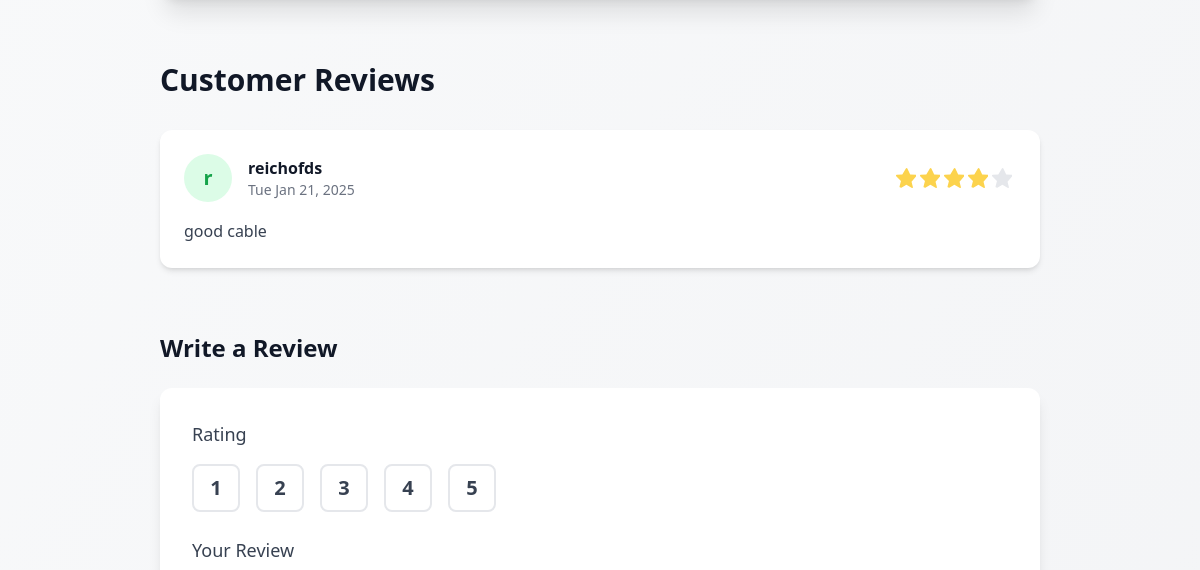
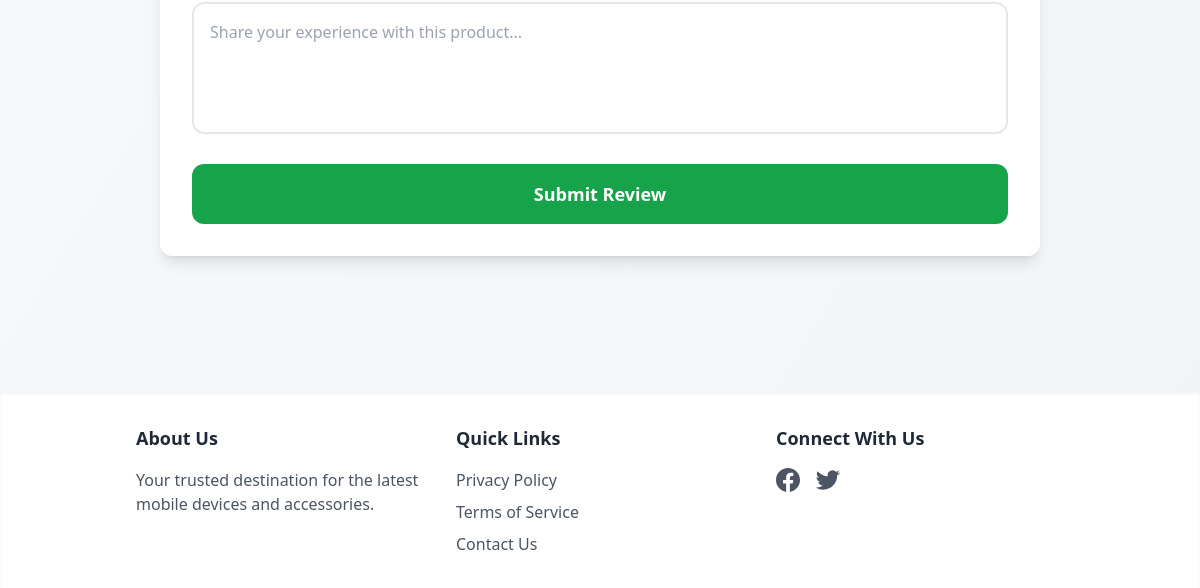
The page /accessories/cable/ (signed in, lower part) on the database as committed earlier (2 pictures, top to bottom).
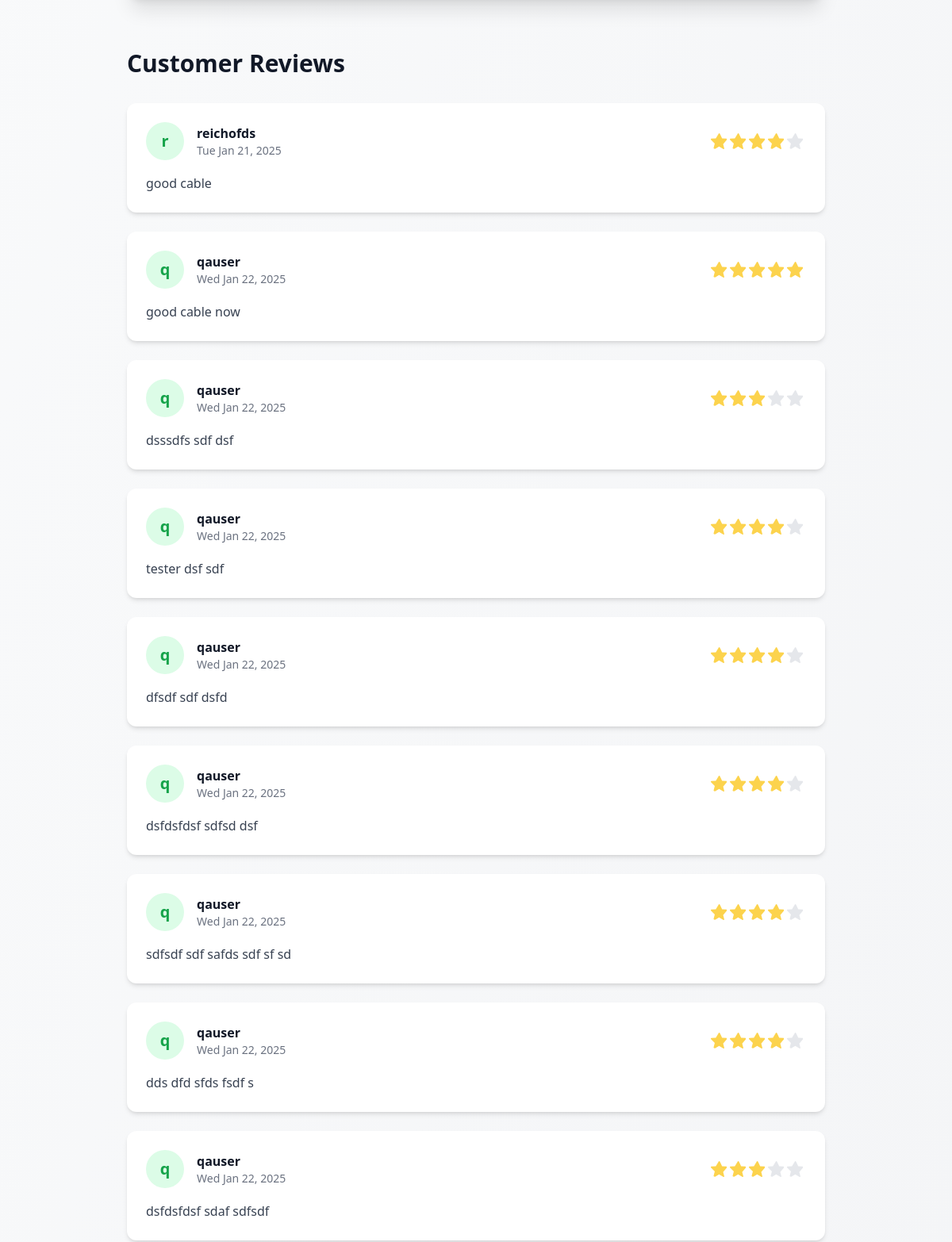
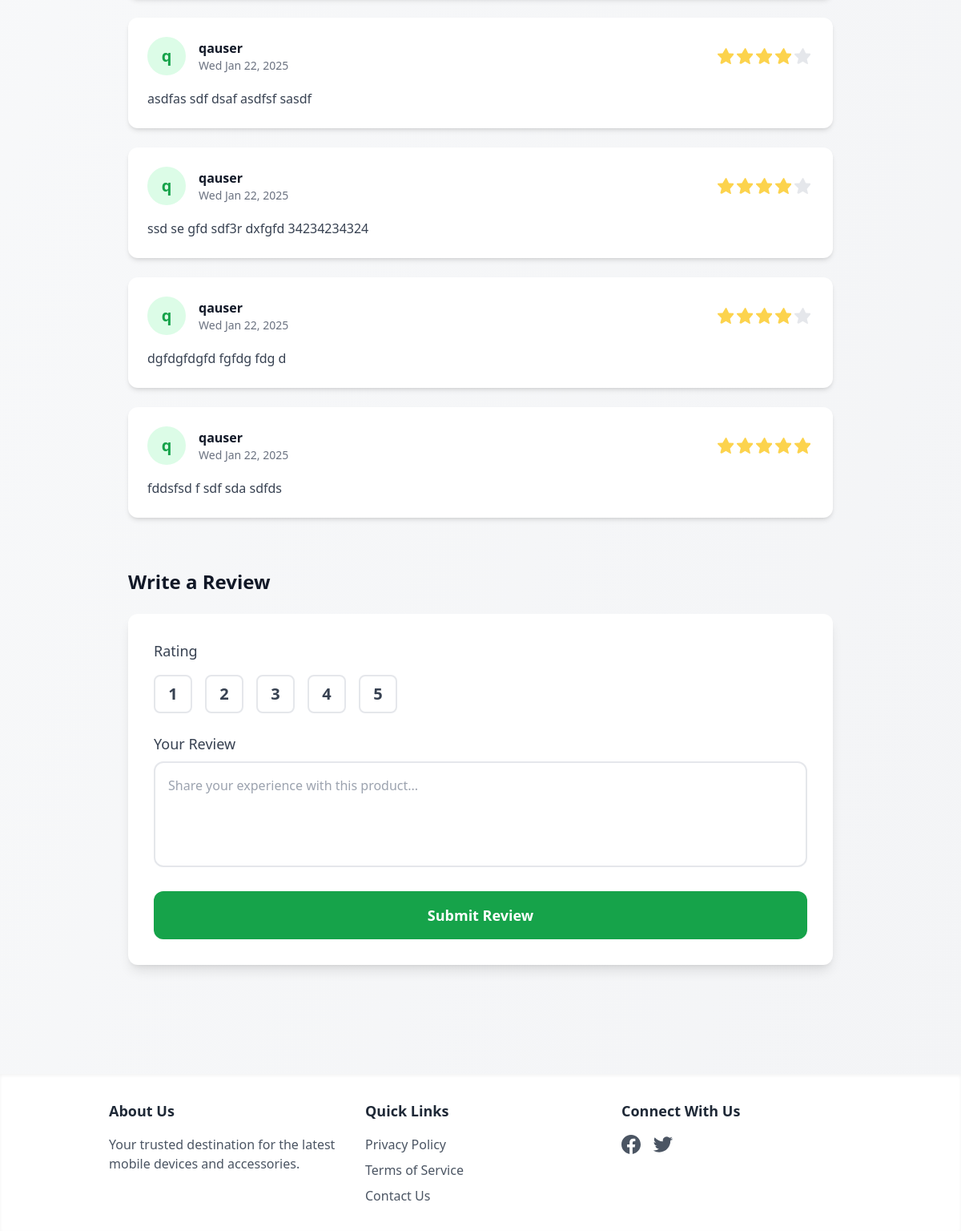
The same page on the database as committed later (2 pictures, top to bottom).
### store/models.py (models this page shows, shortened)
class Review(models.Model):
    accessory = models.ForeignKey(Accessory, related_name="reviews", on_delete=models.CASCADE, null=True, blank=True)
    laptop = models.ForeignKey(Laptop, related_name='reviews', on_delete=models.CASCADE, null=True, blank=True)
    mobile_phone = models.ForeignKey(MobilePhone, on_delete=models.CASCADE, related_name="reviews", null=True, blank=True)
    customer = models.ForeignKey(Customer, on_delete=models.CASCADE, related_name="reviews",  null=True, blank=True)
    user = models.ForeignKey(User, on_delete=models.CASCADE)
    review_text = models.TextField(validators=[MinLengthValidator(10, message="Review must be at least 10 characters long.")])
    rating = models.PositiveIntegerField(choices=[(i, i) for i in range(1, 6)])
    created_at = models.DateTimeField(auto_now_add=True)
    user = models.ForeignKey(User, on_delete=models.CASCADE)

### store/views.py (the view)
# urls.py: path("accessories/<slug:slug>/", views.accessory_detail, name="accessory_detail"),
@login_required
def accessory_detail(request, slug):
    accessory = get_object_or_404(Accessory, slug=slug)
    reviews = accessory.reviews.all()
    cart_item_count = 0
    if request.user.is_authenticated:
        cart, created = Cart.objects.get_or_create(user=request.user)
        cart_item_count = cart.items.count()
    if request.method == "POST":
        form = ReviewForm(request.POST)
        if form.is_valid():
            review = form.save(commit=False)
            review.user = request.user
            review.accessory = accessory
            review.save()
            messages.success(request, "Your review has been posted successfully!")
            return redirect("accessory_detail", slug=slug)
    else:
        form = ReviewForm()
    rating_range = range(1, 6)
    return render(
        request,
        "accessory_detail.html",
        {
            "accessory": accessory,
            "reviews": reviews,
            "form": form,
            "rating_range": rating_range,
            "cart_item_count": cart_item_count,
        },
    )

### store/forms.py (shortened to what this page needs)
class ReviewForm(forms.ModelForm):
    class Meta:
        model = Review
        fields = ['rating', 'review_text']
        widgets = {
            'rating': forms.RadioSelect(attrs={'class': 'hidden peer'}),
            'review_text': forms.Textarea(attrs={
                'rows': 4,
                'class': 'w-full border-2 border-gray-200 rounded-xl p-4 text-gray-700 focus:outline-none focus:ring-2 focus:ring-green-500 focus:border-transparent resize-none',
                'placeholder': 'Share your experience with this product...'
            }),
        }

### store/templates/accessory_detail.html (shortened to what the changed rows need)
{% extends "base.html" %}
{% load custom_filters %}
{% block content %}
    <div class="container mx-auto p-6">
            <div class="mt-16">
                {% if reviews %}
                    <div class="grid gap-6">
                        {% for review in reviews %}
                            <div class="bg-white rounded-xl shadow-md p-6 transition-all duration-300 hover:shadow-lg">
                                <div class="flex justify-between items-center mb-4">
                                    <div class="flex items-center space-x-4">
                                        <div class="w-12 h-12 bg-green-100 rounded-full flex items-center justify-center">
                                            <span class="text-xl font-bold text-green-600">{{ review.user.username|make_list|first }}</span>
                                        </div>
                                        <div>
                                            <h4 class="font-semibold text-gray-900">{{ review.user.username }}</h4>
                                            <p class="text-sm text-gray-500">{{ review.created_at|date:"D M d, Y" }}</p>
                                        </div>
                                    </div>
                                    <div class="flex">
                                        {% for i in rating_range %}
                                            <svg xmlns="http://www.w3.org/2000/svg"
                                                 width="20"
                                                 height="20"
                                                 fill="{% if i <= review.rating %}#FCD34D{% else %}#E5E7EB{% endif %}"
                                                 class="mr-1"
                                                 viewBox="0 0 16 16">
                                                <path d="M3.612 15.443c-.396.217-.878-.115-.786-.545l1.135-4.442L.173 6.545c-.39-.38-.188-1.031.35-1.092l4.511-.335L7.9.473c.216-.611.962-.611 1.178 0l2.285 4.64 4.505.335c.538.061.738.712.348 1.092l-3.788 4.411 1.128 4.442c.092.43-.39.762-.786.545l-4.43-2.586-4.43 2.586z" />
                                            </svg>
                                        {% endfor %}
                                    </div>
                                </div>
                                <p class="text-gray-700 leading-relaxed">{{ review.review_text }}</p>
                            </div>
                        {% endfor %}
                    </div>
                {% else %}
                    <div class="bg-gray-50 rounded-xl p-8 text-center">
                        <p class="text-gray-600 text-lg">No reviews yet. Be the first to share your experience!</p>
                    </div>
                {% endif %}
            </div>
            <div class="mt-16 mb-8">
                <form method="post" class="bg-white rounded-xl shadow-lg p-8">
                    <div class="space-y-6">
                        <div>
                            <div class="flex space-x-4">
                                {% for i in rating_range %}
                                    <label class="relative">
                                        <div class="w-12 h-12 flex items-center justify-center rounded-lg border-2 border-gray-200 cursor-pointer peer-checked:border-green-500 peer-checked:bg-green-50">
                                            <span class="text-xl font-semibold text-gray-700 peer-checked:text-green-600">{{ i }}</span>
                                        </div>
                                    </label>
                                {% endfor %}
                            </div>
                        </div>
                    </div>
                </form>
            </div>
        </div>
    {% endblock content %}

Rows that differ between the two databases and show on the page:
added Review: user.username|make_list "q", user.username "qauser", created_at "Wed Jan 22, 2025", rating 5 (drawn), review_text "good cable now"
added Review: user.username|make_list "q", user.username "qauser", created_at "Wed Jan 22, 2025", rating 3 (drawn), review_text "dsssdfs sdf dsf"
added Review: user.username|make_list "q", user.username "qauser", created_at "Wed Jan 22, 2025", rating 4 (drawn), review_text "tester dsf sdf"
added Review: user.username|make_list "q", user.username "qauser", created_at "Wed Jan 22, 2025", rating 4 (drawn), review_text "dfsdf sdf dsfd"
added Review: user.username|make_list "q", user.username "qauser", created_at "Wed Jan 22, 2025", rating 4 (drawn), review_text "dsfdsfdsf sdfsd dsf"
added Review: user.username|make_list "q", user.username "qauser", created_at "Wed Jan 22, 2025", rating 4 (drawn), review_text "sdfsdf sdf safds sdf sf sd"
added Review: user.username|make_list "q", user.username "qauser", created_at "Wed Jan 22, 2025", rating 4 (drawn), review_text "dds dfd sfds fsdf s"
added Review: user.username|make_list "q", user.username "qauser", created_at "Wed Jan 22, 2025", rating 3 (drawn), review_text "dsfdsfdsf sdaf sdfsdf"
added Review: user.username|make_list "q", user.username "qauser", created_at "Wed Jan 22, 2025", rating 4 (drawn), review_text "asdfas sdf dsaf asdfsf sasdf"
added Review: user.username|make_list "q", user.username "qauser", created_at "Wed Jan 22, 2025", rating 4 (drawn), review_text "ssd se gfd sdf3r dxfgfd 34234234324"
added Review: user.username|make_list "q", user.username "qauser", created_at "Wed Jan 22, 2025", rating 4 (drawn), review_text "dgfdgfdgfd fgfdg fdg d"
added Review: user.username|make_list "q", user.username "qauser", created_at "Wed Jan 22, 2025", rating 5 (drawn), review_text "fddsfsd f sdf sda sdfds"
